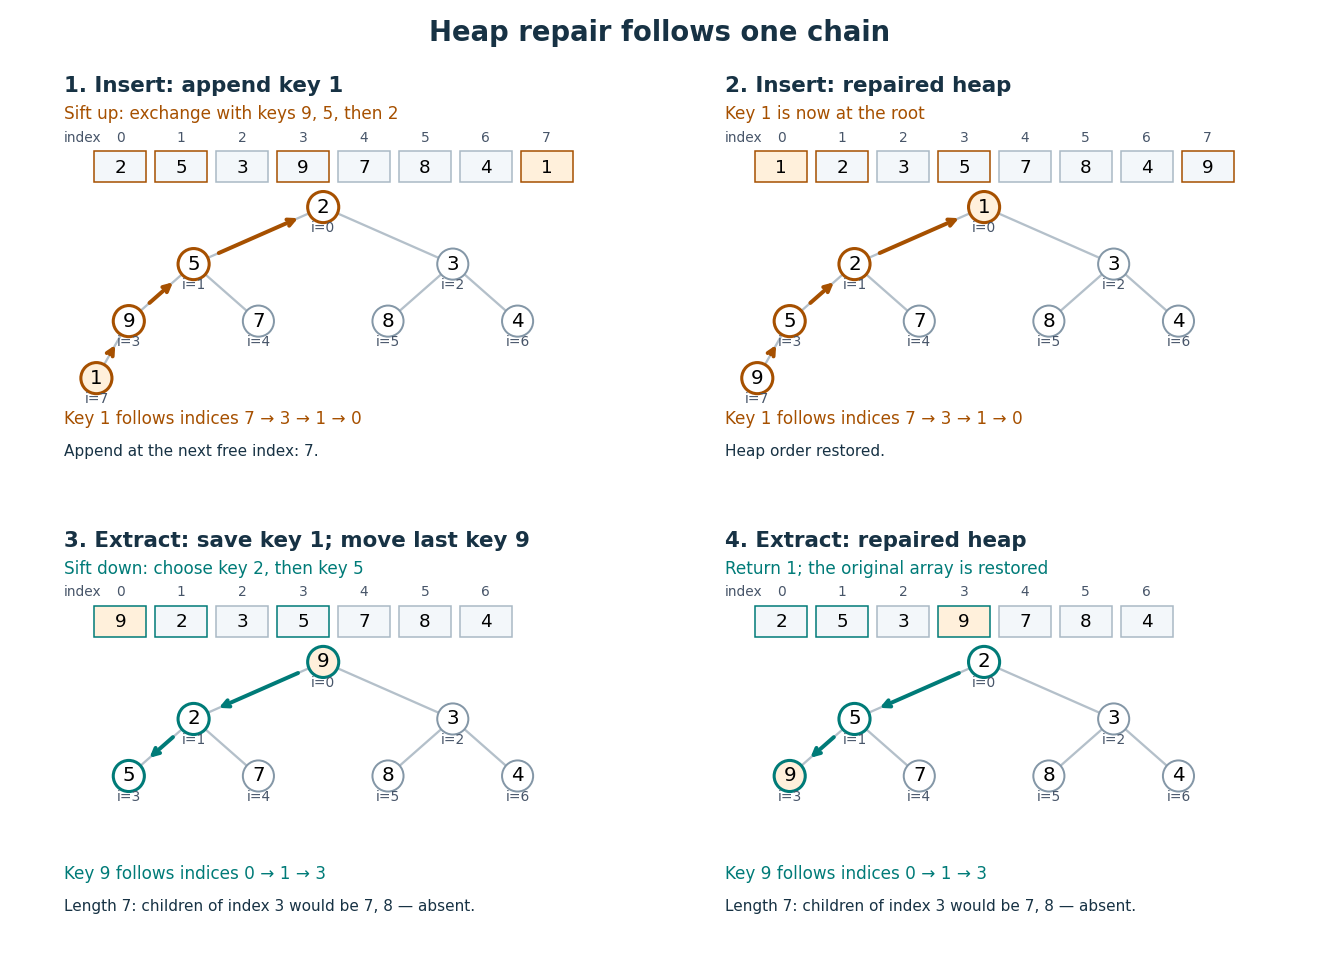

Recreate this plot in Python.
"""Compute and draw heap repairs; Python 3.14 / matplotlib 3.10.7.

Run from _media to write binary-heap-sift-operations.png there.
"""

from itertools import product
from pathlib import Path

import matplotlib

matplotlib.use("Agg")
import matplotlib.pyplot as plt
from matplotlib.patches import Circle, Rectangle


INITIAL = [2, 5, 3, 9, 7, 8, 4]
INK = "#173244"
UP = "#a65000"
DOWN = "#007b78"


def check_heap(values):
    """Dense indices define complete shape; check parent/child identities."""
    for i, value in enumerate(values):
        if i:
            parent = (i - 1) // 2
            assert i in (2 * parent + 1, 2 * parent + 2)
            assert values[parent] <= value
        left, right = 2 * i + 1, 2 * i + 2
        assert right >= len(values) or left < len(values)


def sift_up(values, i):
    path = [i]
    states = [values.copy()]
    while i:
        parent = (i - 1) // 2
        if values[parent] <= values[i]:
            break
        values[i], values[parent] = values[parent], values[i]
        i = parent
        path.append(i)
        states.append(values.copy())
    return path, states


def sift_down(values, i):
    path = [i]
    states = [values.copy()]
    while 2 * i + 1 < len(values):
        child = 2 * i + 1
        if child + 1 < len(values) and values[child + 1] < values[child]:
            child += 1
        if values[i] <= values[child]:
            break
        values[i], values[child] = values[child], values[i]
        i = child
        path.append(i)
        states.append(values.copy())
    return path, states


def insert(values, key):
    values.append(key)
    return sift_up(values, len(values) - 1)


def extract_min(values):
    if not values:
        raise ValueError("empty heap")
    result = values[0]
    last = values.pop()
    if not values:
        return result, [], []
    values[0] = last
    path, states = sift_down(values, 0)
    return result, path, states


def build_heap(keys):
    values = list(keys)
    for i in range(len(values) // 2 - 1, -1, -1):
        sift_down(values, i)
    check_heap(values)
    return values


def drain(values):
    result = []
    while values:
        result.append(extract_min(values)[0])
        check_heap(values)
    return result


def verify():
    check_heap(INITIAL)
    values = INITIAL.copy()
    up_path, up_states = insert(values, 1)
    assert up_path == [7, 3, 1, 0]
    assert up_states == [[2, 5, 3, 9, 7, 8, 4, 1],
                         [2, 5, 3, 1, 7, 8, 4, 9],
                         [2, 1, 3, 5, 7, 8, 4, 9],
                         [1, 2, 3, 5, 7, 8, 4, 9]]
    check_heap(values)
    result, down_path, down_states = extract_min(values)
    assert result == 1 and down_path == [0, 1, 3]
    assert down_states == [[9, 2, 3, 5, 7, 8, 4],
                           [2, 9, 3, 5, 7, 8, 4], INITIAL]
    assert 2 * down_path[-1] + 1 >= len(values)
    assert values == INITIAL
    check_heap(values)
    extracted = drain(values)
    assert extracted == [2, 3, 4, 5, 7, 8, 9]
    cases = 0
    # All short arrays over three keys include duplicates and partial last levels.
    for length in range(8):
        for keys in product((-1, 0, 1), repeat=length):
            assert drain(build_heap(keys)) == sorted(keys)
            heap = []
            for key in keys:
                insert(heap, key)
                check_heap(heap)
            assert drain(heap) == sorted(keys)
            cases += 1
    try:
        extract_min([])
    except ValueError:
        pass
    else:
        raise AssertionError("empty extraction must fail")
    print(f"Insert path {up_path}; extract path {down_path}; returned {result}; "
          f"original restored; sorted extractions {extracted}; "
          f"{cases} exhaustive arrays checked by build and insertion")
    return up_states, down_states, up_path, down_path


def position(i):
    depth = (i + 1).bit_length() - 1
    offset = i - (2 ** depth - 1)
    return (offset + 0.5) * 8 / (2 ** depth), 3.9 - depth * 0.88


def panel(ax, values, path, title, note, color, moving_key, final=False):
    ax.set(xlim=(-0.25, 8.65), ylim=(-0.45, 6.05), aspect="equal")
    ax.axis("off")
    ax.text(0, 5.68, title, fontsize=14, weight="bold", color=INK)
    ax.text(0, 5.26, note, fontsize=11, color=color)
    ax.text(0, 4.91, "index", fontsize=9, color="#475569")
    for i, value in enumerate(values):
        x = 0.87 + i * 0.94
        ax.add_patch(Rectangle((x - 0.4, 4.28), 0.8, 0.48,
                               facecolor="#fff0db" if value == moving_key else "#f3f7fa",
                               edgecolor=color if i in path else "#aab9c5"))
        ax.text(x, 4.51, str(value), ha="center", va="center", fontsize=12)
        ax.text(x, 4.91, str(i), ha="center", fontsize=9, color="#475569")
    for i in range(1, len(values)):
        x0, y0 = position((i - 1) // 2)
        x1, y1 = position(i)
        ax.plot([x0, x1], [y0, y1], color="#b4c0ca", linewidth=1.5, zorder=1)
    for start, end in zip(path, path[1:]):
        ax.annotate("", xy=position(end), xytext=position(start),
                    arrowprops={"arrowstyle": "->", "color": color,
                                "lw": 2.6, "shrinkA": 18, "shrinkB": 18},
                    zorder=2)
    for i, value in enumerate(values):
        x, y = position(i)
        ax.add_patch(Circle((x, y), 0.24, facecolor="#fff0db" if value == moving_key else "white",
                            edgecolor=color if i in path else "#8497a7",
                            linewidth=2 if i in path else 1.3, zorder=3))
        ax.text(x, y, str(value), ha="center", va="center", fontsize=13, zorder=4)
        ax.text(x, y - 0.38, f"i={i}", ha="center", fontsize=9, color="#475569")
    path_label = " → ".join(str(i) for i in path)
    ax.text(0, 0.55, f"Key {moving_key} follows indices {path_label}", fontsize=11, color=color)
    if len(values) == 7:
        ax.text(0, 0.06, "Length 7: children of index 3 would be 7, 8 — absent.",
                fontsize=10, color=INK)
    else:
        ax.text(0, 0.06, "Heap order restored." if final else "Append at the next free index: 7.",
                fontsize=10, color=INK)


def main():
    up_states, down_states, up_path, down_path = verify()
    plt.rcParams.update({"font.family": "DejaVu Sans", "font.size": 11})
    fig, axes = plt.subplots(2, 2, figsize=(12, 8.8), facecolor="white")
    panel(axes[0, 0], up_states[0], up_path, "1. Insert: append key 1",
          "Sift up: exchange with keys 9, 5, then 2", UP, 1)
    panel(axes[0, 1], up_states[-1], up_path, "2. Insert: repaired heap",
          "Key 1 is now at the root", UP, 1, final=True)
    panel(axes[1, 0], down_states[0], down_path, "3. Extract: save key 1; move last key 9",
          "Sift down: choose key 2, then key 5", DOWN, 9)
    panel(axes[1, 1], down_states[-1], down_path, "4. Extract: repaired heap",
          "Return 1; the original array is restored", DOWN, 9, final=True)
    fig.suptitle("Heap repair follows one chain", fontsize=18, weight="bold", y=0.98, color=INK)
    fig.subplots_adjust(left=0.025, right=0.985, top=0.93, bottom=0.025,
                        wspace=0.09, hspace=0.08)
    fig.savefig(Path.cwd() / "binary-heap-sift-operations.png", dpi=110,
                facecolor="white", transparent=False)
    plt.close(fig)


if __name__ == "__main__":
    main()
